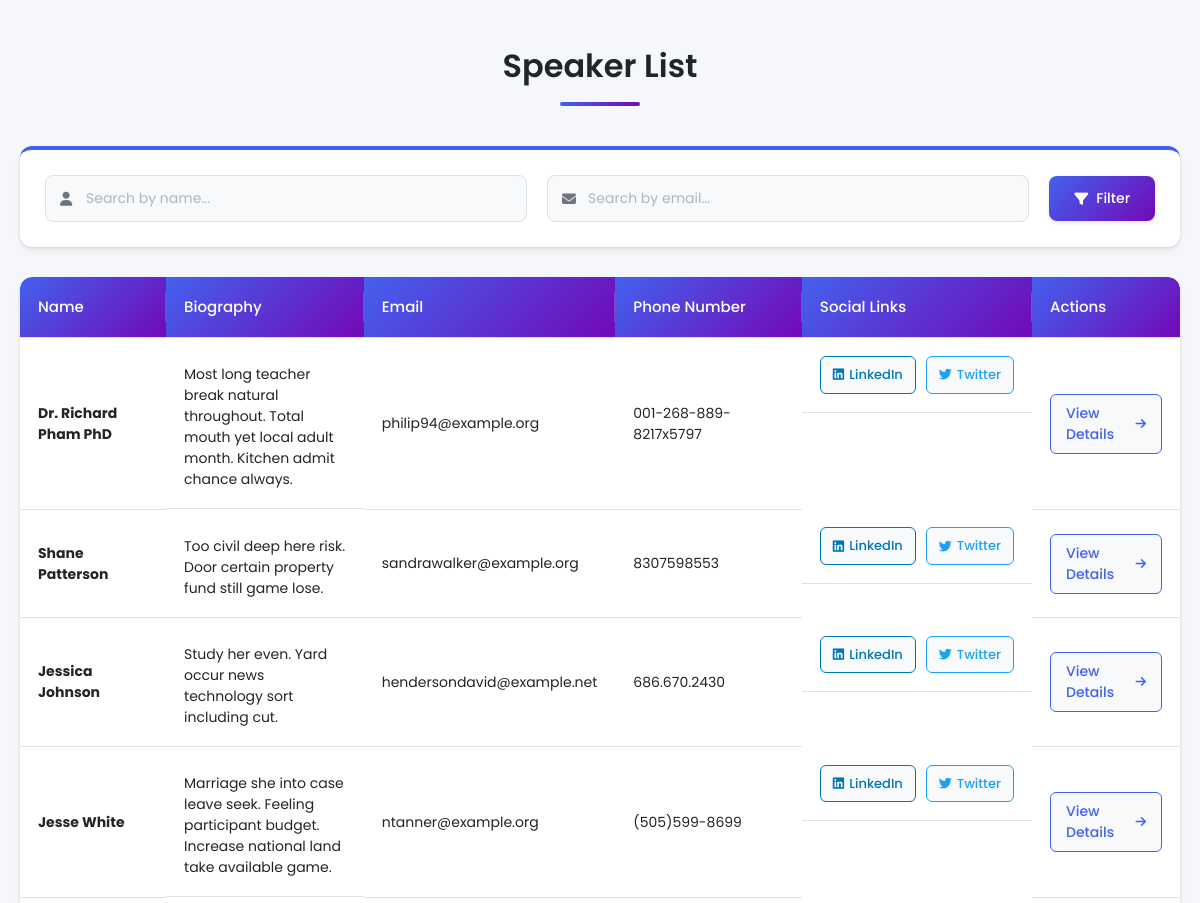
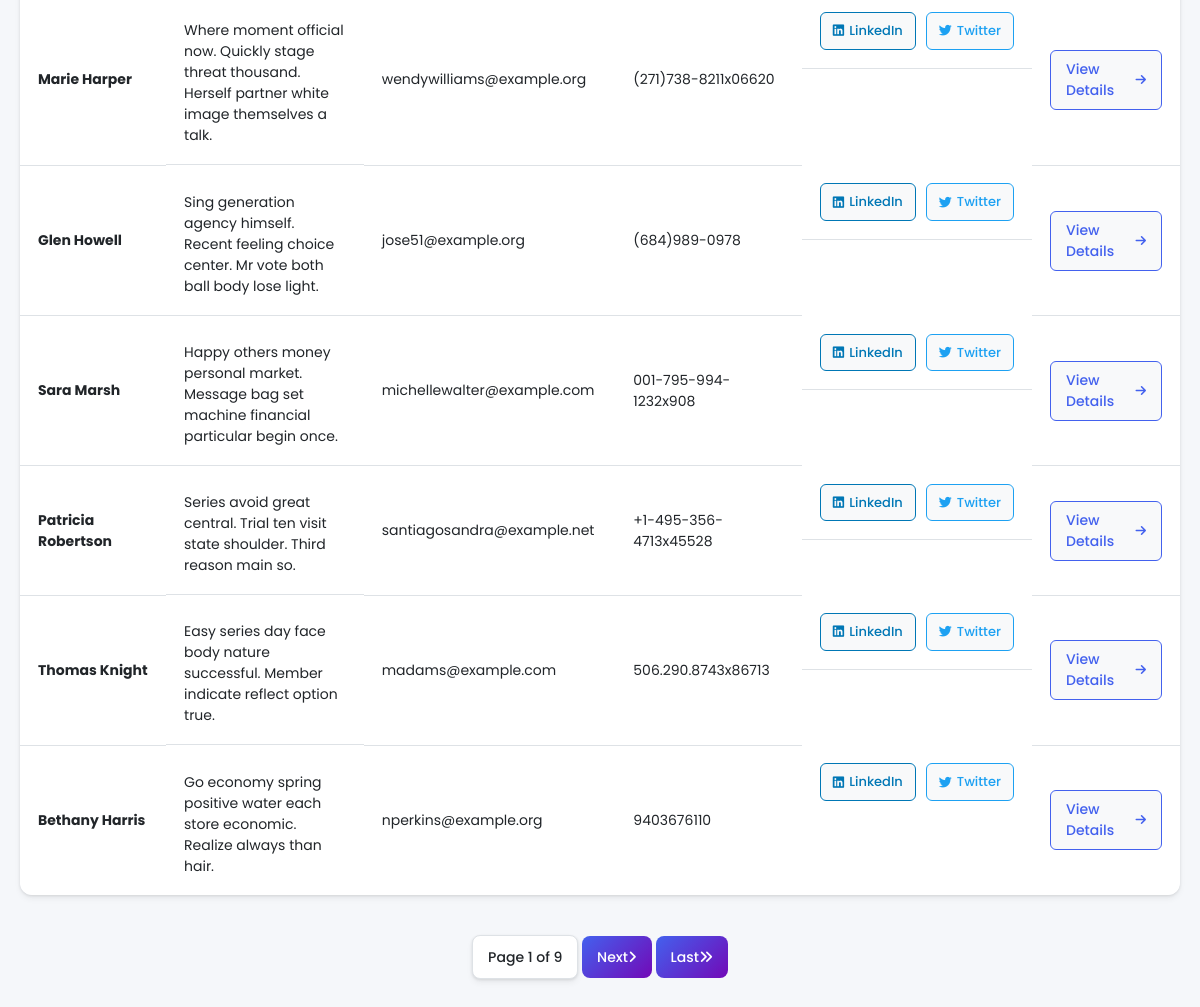
Screenshot of /speakers/ with the database file from the repository (2 pictures, top to bottom).
### event_app/models.py (models this page shows, shortened)
class Speaker_management(models.Model):
    name = models.CharField(max_length=100)
    biography = models.TextField()
    photo = models.ImageField(upload_to='speakers/', blank=True, null=True)
    email = models.EmailField()
    phone_number = models.CharField(max_length=20)
    linkedin_link = models.URLField(blank=True)
    twitter_link = models.URLField(blank=True)

### event_app/views.py (the view)
# urls.py: path('speakers/', views.speaker_list, name='speaker_list'),
def speaker_list(request):
    speaker_list = Speaker_management.objects.all()
    paginator = Paginator(speaker_list, 10)  # Show 10 speakers per page
    page = request.GET.get('page')
    try:
        speakers = paginator.page(page)
    except PageNotAnInteger:
        speakers = paginator.page(1)
    except EmptyPage:
        speakers = paginator.page(paginator.num_pages)
    return render(request, 'speaker.html', {'speakers': speakers})

### event_app/templates/speaker.html (shortened to what this page needs)
<!DOCTYPE html>
<html lang="en">
<head>
    <link rel="stylesheet" href="https://cdnjs.cloudflare.com/ajax/libs/font-awesome/6.4.0/css/all.min.css">
</head>
<body>
    <div class="container">
        <h1>Speaker List</h1>
        <div class="filter-section">
            <form method="GET" class="filter-form">
                <div class="input-group">
                    <i class="fas fa-user input-icon"></i>
                    <input type="text" name="search" placeholder="Search by name..." class="filter-input" value="{{ request.GET.search }}">
                </div>
                <div class="input-group">
                    <i class="fas fa-envelope input-icon"></i>
                    <input type="text" name="email" placeholder="Search by email..." class="filter-input" value="{{ request.GET.email }}">
                </div>
                <button type="submit" class="filter-button">
                    <i class="fas fa-filter"></i>
                    Filter
                </button>
            </form>
        </div>
        <div class="table-container">
            <table>
                <thead>
                    <tr>
                        <th>Name</th>
                        <th>Biography</th>
                        <th>Email</th>
                        <th>Phone Number</th>
                        <th>Social Links</th>
                        <th>Actions</th>
                    </tr>
                </thead>
                <tbody>
                    {% for speaker in speakers %}
                        <tr>
                            <td><strong>{{ speaker.name }}</strong></td>
                            <td class="biography-text">{{ speaker.biography }}</td>
                            <td>{{ speaker.email }}</td>
                            <td>{{ speaker.phone_number }}</td>
                            <td class="speaker-links">
                                <a href="{{ speaker.linkedin_link }}" target="_blank" class="social-link linkedin">
                                    <i class="fab fa-linkedin"></i> LinkedIn
                                </a>
                                <a href="{{ speaker.twitter_link }}" target="_blank" class="social-link twitter">
                                    <i class="fab fa-twitter"></i> Twitter
                                </a>
                            </td>
                            <td>
                                <a href="details/{{ speaker.id }}" class="view-details">
                                    View Details <i class="fas fa-arrow-right"></i>
                                </a>
                            </td>
                        </tr>
                    {% endfor %}
                </tbody>
            </table>
        </div>
        <div class="pagination">
            <span class="step-links">
                <span class="current">
                    Page {{ speakers.number }} of {{ speakers.paginator.num_pages }}
                </span>
                {% if speakers.has_next %}
                    <a href="?page={{ speakers.next_page_number }}{% if request.GET.search %}&search={{ request.GET.search }}{% endif %}{% if request.GET.email %}&email={{ request.GET.email }}{% endif %}" class="pagination-link">
                        Next <i class="fas fa-angle-right"></i>
                    </a>
                    <a href="?page={{ speakers.paginator.num_pages }}{% if request.GET.search %}&search={{ request.GET.search }}{% endif %}{% if request.GET.email %}&email={{ request.GET.email }}{% endif %}" class="pagination-link">
                        Last <i class="fas fa-angle-double-right"></i>
                    </a>
                {% endif %}
            </span>
        </div>
    </div>
</body>
</html>

### rows the page displays
Speaker_management: name "Dr. Richard Pham PhD", biography "Most long teacher break natural throughout. Total mouth yet local adult month. Kitchen admit chance always.", email "philip94@example.org", phone_number "001-268-889-8217x5797"
Speaker_management: name "Shane Patterson", biography "Too civil deep here risk. Door certain property fund still game lose.", email "sandrawalker@example.org", phone_number "8307598553"
Speaker_management: name "Jessica Johnson", biography "Study her even. Yard occur news technology sort including cut.", email "hendersondavid@example.net", phone_number "686.670.2430"
Speaker_management: name "Jesse White", biography "Marriage she into case leave seek. Feeling participant budget. Increase national land take available game.", email "ntanner@example.org", phone_number "(505)599-8699"
Speaker_management: name "Marie Harper", biography "Where moment official now. Quickly stage threat thousand. Herself partner white image themselves a talk.", email "wendywilliams@example.org", phone_number "(271)738-8211x06620"
Speaker_management: name "Glen Howell", biography "Sing generation agency himself. Recent feeling choice center. Mr vote both ball body lose light.", email "jose51@example.org", phone_number "(684)989-0978"
Speaker_management: name "Sara Marsh", biography "Happy others money personal market. Message bag set machine financial particular begin once.", email "michellewalter@example.com", phone_number "001-795-994-1232x908"
Speaker_management: name "Patricia Robertson", biography "Series avoid great central. Trial ten visit state shoulder. Third reason main so.", email "santiagosandra@example.net", phone_number "+1-495-356-4713x45528"
Speaker_management: name "Thomas Knight", biography "Easy series day face body nature successful. Member indicate reflect option true.", email "madams@example.com", phone_number "506.290.8743x86713"
Speaker_management: name "Bethany Harris", biography "Go economy spring positive water each store economic. Realize always than hair.", email "nperkins@example.org", phone_number "9403676110"

### other values shown
{{ speakers.number }} "1"
{{ speakers.paginator.num_pages }} "9"
